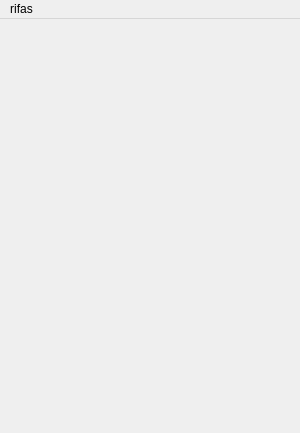
<?xml version="1.0" encoding="UTF-8"?>
<ui version="4.0">
 <class>Window</class>
 <widget class="QMainWindow" name="Window">
  <property name="windowModality">
   <enum>Qt::WindowModality::WindowModal</enum>
  </property>
  <property name="geometry">
   <rect>
    <x>0</x>
    <y>0</y>
    <width>300</width>
    <height>433</height>
   </rect>
  </property>
  <property name="sizePolicy">
   <sizepolicy hsizetype="Fixed" vsizetype="Fixed">
    <horstretch>0</horstretch>
    <verstretch>0</verstretch>
   </sizepolicy>
  </property>
  <property name="minimumSize">
   <size>
    <width>300</width>
    <height>433</height>
   </size>
  </property>
  <property name="maximumSize">
   <size>
    <width>300</width>
    <height>433</height>
   </size>
  </property>
  <property name="windowTitle">
   <string>MainWindow</string>
  </property>
  <widget class="QWidget" name="centralwidget">
   <property name="sizePolicy">
    <sizepolicy hsizetype="Fixed" vsizetype="Fixed">
     <horstretch>0</horstretch>
     <verstretch>0</verstretch>
    </sizepolicy>
   </property>
   <property name="minimumSize">
    <size>
     <width>300</width>
     <height>400</height>
    </size>
   </property>
   <property name="maximumSize">
    <size>
     <width>300</width>
     <height>400</height>
    </size>
   </property>
   <widget class="QWidget" name="verticalLayoutWidget">
    <property name="geometry">
     <rect>
      <x>0</x>
      <y>0</y>
      <width>301</width>
      <height>401</height>
     </rect>
    </property>
    <layout class="QVBoxLayout" name="box">
     <property name="sizeConstraint">
      <enum>QLayout::SizeConstraint::SetNoConstraint</enum>
     </property>
     <property name="bottomMargin">
      <number>0</number>
     </property>
    </layout>
   </widget>
  </widget>
  <widget class="QMenuBar" name="menubar">
   <property name="geometry">
    <rect>
     <x>0</x>
     <y>0</y>
     <width>300</width>
     <height>33</height>
    </rect>
   </property>
   <widget class="QMenu" name="menupagos">
    <property name="title">
     <string>rifas</string>
    </property>
    <addaction name="actionpagos"/>
    <addaction name="actiondeveno"/>
    <addaction name="actionlivre"/>
   </widget>
   <addaction name="menupagos"/>
  </widget>
  <action name="actionpagos">
   <property name="text">
    <string>pagos</string>
   </property>
  </action>
  <action name="actiondeveno">
   <property name="text">
    <string>deveno</string>
   </property>
  </action>
  <action name="actionlivre">
   <property name="text">
    <string>livre</string>
   </property>
  </action>
 </widget>
 <resources/>
 <connections/>
</ui>
